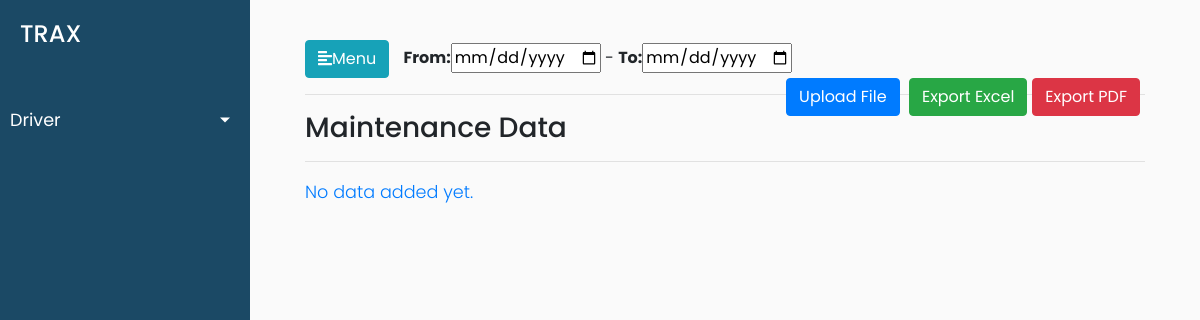
The app's page /maintenance/maintenance_data, older data.
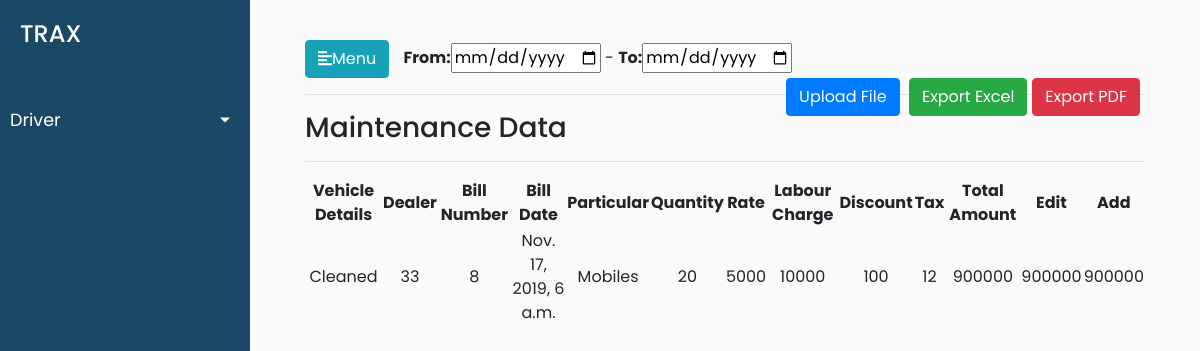
The same page, newer data.
### trax_vehicle_manager_data/models.py (models this page shows, shortened)
class Expenses(models.Model):
    expense_name = models.CharField(max_length=50)
    expense_id = models.PositiveSmallIntegerField()

class Maintenance(Expenses):
    YES = 'yes'
    NO = 'no'
    chalak_malak_choices = ((YES,'yes'),(NO,'no'))
    vehicle_number = models.PositiveIntegerField()
    vehicle_detail = models.CharField(max_length=50)
    bill_date = models.DateTimeField()
    vehicle_type = models.CharField(max_length=50)
    chalak_malal = models.CharField(choices=chalak_malak_choices,max_length=100)
    company_name = models.CharField(max_length=50)
    odometer_reading = models.PositiveIntegerField()
    bill_number = models.PositiveIntegerField()
    dealer_part_number = models.PositiveIntegerField()
    particular = models.CharField(max_length=50)
    particular_details = models.CharField(max_length=50)
    quantity = models.PositiveIntegerField()
    rate = models.PositiveIntegerField()
    amount = models.PositiveIntegerField()
    discount = models.PositiveIntegerField()
    tax = models.PositiveIntegerField()
    tds = models.PositiveIntegerField()
    labour_charge = models.PositiveIntegerField()
    total_amount = models.PositiveIntegerField()

### trax_vehicle_manager_data/views.py (the view)
# urls.py: path('maintenance/maintenance_data',views.maintenance_data,name='maintenance_data'),
def maintenance_data(request):
    maintenance_data_objects = Maintenance.objects.all()
    data = {'maintenance_data_objects':maintenance_data_objects}
    return render(request,'trax_vehicle_manager_data/maintenance_data.html',data)

### trax_vehicle_manager_data/templates/trax_vehicle_manager_data/maintenance_data.html (shortened to what this page needs)
{% extends 'trax_vehicle_manager_data/base.html' %}
{% load static %}
{% block stylesheets %}
<link rel="stylesheet" href="//cdn.datatables.net/1.10.19/css/jquery.dataTables.min.css">
{% endblock stylesheets %}
{% block content %}
<span><span id="date"><b>From:</b><input type="date"> - <b>To:</b><input type="date"></span><span id="btn"><button class="btn btn-primary">Upload File</button>
        <button class="btn btn-success">Export Excel</button><button class="btn btn-danger">Export PDF</button></span> </span>
<hr>
<h3>Maintenance Data</h3>
<hr>
<div>
{% if maintenance_data_objects %}
    <table id="test_table" class="display" style="width:100%">
        <thead>
            <tr>
                <th>Vehicle Details</th>
                <th>Dealer</th>
                <th>Bill Number</th>
                <th>Bill Date</th>
                <th>Particular</th>
                <th>Quantity</th>
                <th>Rate</th>
                <th>Labour Charge</th>
                <th>Discount</th>
                <th>Tax</th>
                <th>Total Amount</th>
                <th>Edit</th>
                <th>Add</th>
            </tr>
        </thead>
        <tbody>
            {% for maintenance_data in maintenance_data_objects %}
            <tr>
                <td>{{maintenance_data.vehicle_detail}}</td>
                <td>{{maintenance_data.dealer_part_number}}</td>
                <td>{{maintenance_data.bill_number}}</td>
                <td>{{maintenance_data.bill_date}}</td>
                <td>{{maintenance_data.particular}}</td>
                <td>{{maintenance_data.quantity}}</td>
                <td>{{maintenance_data.rate}}</td>
                <td>{{maintenance_data.labour_charge}}</td>
                <td>{{maintenance_data.discount}}</td>
                <td>{{maintenance_data.tax}}</td>
                <td>{{maintenance_data.total_amount}}</td>
                <td>{{maintenance_data.total_amount}}</td>
                <td>{{maintenance_data.total_amount}}</td>
            </tr>
            {% endfor %}
        </tbody>
    </table>
    {% else %}
    <p class="no-leads text-primary">No data added yet.</p>
    {% endif %}
</div>
{% endblock %}

Row changes from the older to the newer data that the page shows:
added Maintenance: vehicle_detail "Cleaned", dealer_part_number "33", bill_number "8", bill_date "Nov. 17, 2019, 6 a.m.", particular "Mobiles", quantity "20", rate "5000", labour_charge "10000", discount "100", tax "12", total_amount "900000"
Text that changed along with them:
text no longer shown: "No data added yet."
text now shown: "Vehicle Details Dealer Bill Number Bill Date Particular Quantity Rate Labour Charge Discount Tax Total Amount Edit Add"
